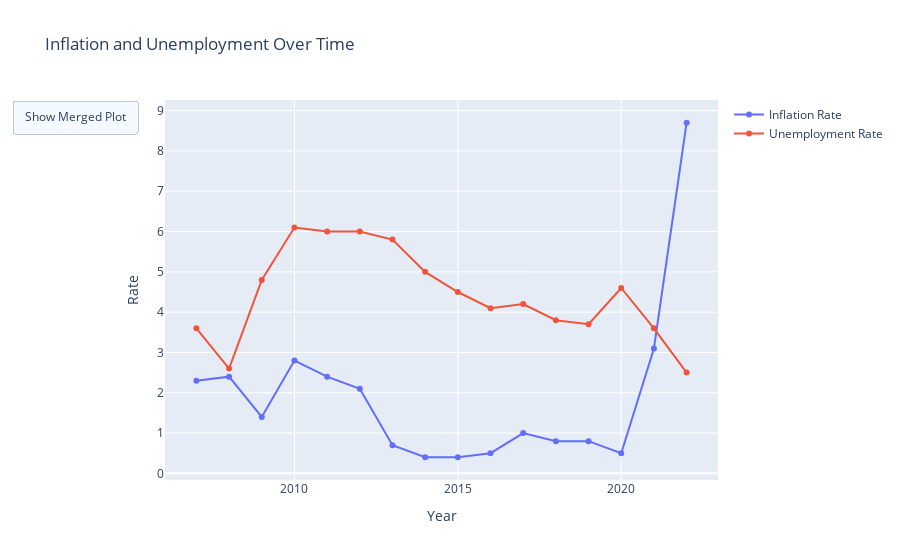

Notebook source saved alongside this figure:
### Markdown cell above
# Plotting the combined data

### Code cell
# Creating the interactive plot
fig = go.Figure()

# Adding traces for both Inflation Rate and Unemployment Rate
fig.add_trace(go.Scatter(x=Combined_data['Year'], y=Combined_data['Inflation rate'],
                         mode='lines+markers', name='Inflation Rate'))
fig.add_trace(go.Scatter(x=Combined_data['Year'], y=Combined_data['Unemployment'],
                         mode='lines+markers', name='Unemployment Rate'))

# Layout
fig.update_layout(
    title='Inflation and Unemployment Over Time',
    xaxis_title='Year',
    yaxis_title='Rate',
    updatemenus=[
        dict(
            type="buttons",
            direction="left",
            buttons=list([
                dict(label="Show Merged Plot",
                     method="update",
                     args=[{"visible": [True, True]},
                           {"title": "Inflation and Unemployment Over Time (2007-2022)"}]),
            ]),
        )
    ]
)

# Showing plot
fig.show()

### Figure 1 — Plotly figure (JSON) as saved in the notebook; plotly's stock layout.template omitted (floating-point values rounded to 4 significant figures)
{"data": [{"mode": "lines+markers", "name": "Inflation Rate", "type": "scatter", "x": [2007, 2008, 2009, 2010, 2011, 2012, 2013, 2014, 2015, 2016, 2017, 2018, 2019, 2020, 2021, 2022], "y": [2.3, 2.4, 1.4, 2.8, 2.4, 2.1, 0.7, 0.4, 0.4, 0.5, 1, 0.8, 0.8, 0.5, 3.1, 8.7]}, {"mode": "lines+markers", "name": "Unemployment Rate", "type": "scatter", "x": [2007, 2008, 2009, 2010, 2011, 2012, 2013, 2014, 2015, 2016, 2017, 2018, 2019, 2020, 2021, 2022], "y": [3.6, 2.6, 4.8, 6.1, 6, 6, 5.8, 5, 4.5, 4.1, 4.2, 3.8, 3.7, 4.6, 3.6, 2.5]}], "layout": {"title": {"text": "Inflation and Unemployment Over Time"}, "updatemenus": [{"buttons": [{"args": [{"visible": [true, true]}, {"title": "Inflation and Unemployment Over Time (2007-2022)"}], "label": "Show Merged Plot", "method": "update"}], "direction": "left", "type": "buttons"}], "xaxis": {"title": {"text": "Year"}}, "yaxis": {"title": {"text": "Rate"}}}}
